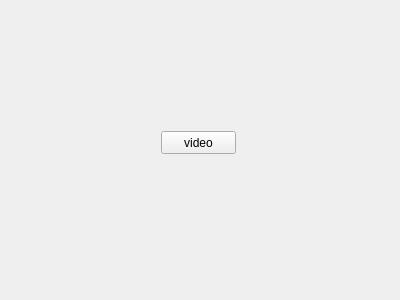
<?xml version="1.0" encoding="UTF-8"?>
<ui version="4.0">
 <class>Form</class>
 <widget class="QWidget" name="Form">
  <property name="geometry">
   <rect>
    <x>0</x>
    <y>0</y>
    <width>400</width>
    <height>300</height>
   </rect>
  </property>
  <property name="windowTitle">
   <string>Form</string>
  </property>
  <layout class="QGridLayout" name="gridLayout">
   <item row="0" column="0">
    <widget class="QWidget" name="widget" native="true">
     <widget class="QPushButton" name="pushButton">
      <property name="geometry">
       <rect>
        <x>150</x>
        <y>120</y>
        <width>75</width>
        <height>23</height>
       </rect>
      </property>
      <property name="text">
       <string>video</string>
      </property>
     </widget>
    </widget>
   </item>
  </layout>
 </widget>
 <resources/>
 <connections/>
</ui>
